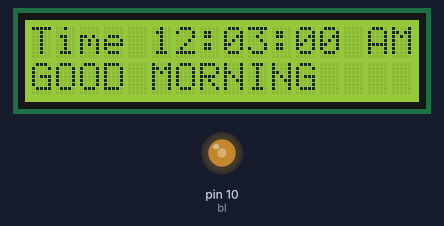
The sketch below on a simulated Arduino Uno, built with avr-gcc and run on an emulated ATmega328P. Parts: 16×2 character LCD, output pins drawn as LEDs (lit = HIGH). Pins used as bus, display or sensor lines are not drawn; what the sketch prints to the serial monitor is not drawn.

Above: at 0.2 s.
At 9.1 s:
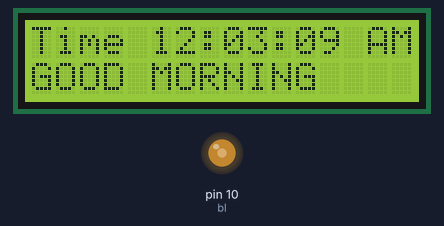
At 19.1 s:
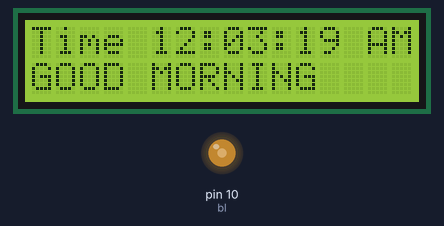
At 38.1 s:
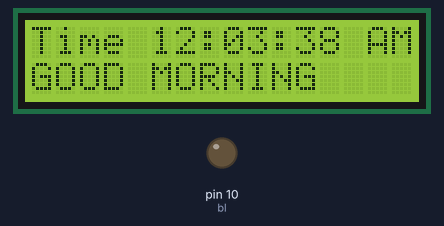
Timing chart, 0 to 39.6 s (numbered marks = the images above):
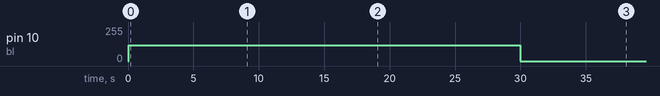

Measured:
- by itself, pin 10 (bl): 120/255 → 0/255 at 30.0 s
- what the display in image 0 shows lasts 1.0 s, from 0.1 s to 1.1 s
- what the display in image 1 shows lasts 1.0 s, from 9.1 s to 10.1 s

The sketch:

LCD_I2C_Clock_WithButton.ino
```cpp
/*----------------LCD_I2C_Clock_WithButton-------------------*/
/*-------------Source Code by---------------------------*/
/*------Modified & Adapted by Habib.m @Hab_mz-----------*/
/*-----------------------V1.1---------------------------*/

/*
 ###  simplest ever Arduino UNO digital clock  ###

 This clock needs only a 1602 LCD 2X16 and 2 push buttons

 No Potentiometer for contrast, no resistors for pull-up or backlight !!!!

 * The simplest clock ever made with a Arduino UNO *

 Button Functions:

 - short stroke on one of the buttons put Backlight on for 30 s

 Time settings
 - Press on H increments the Hours
 - Press on M increments the Minutes and resets the seconds
*/


#include "LiquidCrystal.h"

// This defines the LCD wiring to the DIGITALpins
const int rs = 2, en = 3, d4 = 4, d5 = 5, d6 = 6, d7 = 7;
LiquidCrystal lcd(rs, en, d4, d5, d6, d7);

// Digital LCD Constrast setting
int cs=9;// pin 9 for contrast PWM
const int contrast = 100;// default contrast

// initial Time display is 12:59:45 PM
int h=12;
int m=03;
int s=00;
int flag=0; //PM  1;pm   0;AM

// Time Set Buttons
int button1;
int button2;

// Pins definition for Time Set Buttons
int hs=0;// pin 0 for Hours Setting
int ms=1;// pin 1 for Minutes Setting

// Backlight Time Out
const int Time_light=150;
int bl_TO=Time_light;// Backlight Time-Out
int bl=10; // Backlight pin
const int backlight=120; // no more then 7mA !!!

// For accurate Time reading, use Arduino Real Time Clock and not just delay()
static uint32_t last_time, now = 0; // RTC


void setup()
{
  Serial.begin(9600);
  lcd.begin(16,2);
  pinMode(hs,INPUT_PULLUP);// avoid external Pullup resistors for Button 1
  pinMode(ms,INPUT_PULLUP);// and Button 2
  analogWrite(cs,contrast);// Adjust Contrast VO
  analogWrite(bl,backlight);// Turn on Backlight
  now=millis(); // read RTC initial value
}


void loop()
{
  lcd.begin(16,2);// every second
// Update LCD Display
// Print TIME in Hour, Min, Sec + AM/PM
 lcd.setCursor(0,0);
 lcd.print("Time ");
 Serial.print("Time ");
 if(h<10) lcd.print("0");Serial.print("0");// always 2 digits
 lcd.print(h);
 Serial.print(h);
 lcd.print(":");
 Serial.print(":");
 if(m<10) lcd.print("0");Serial.print("0");
 lcd.print(m);
 Serial.print(m);
 lcd.print(":");
 Serial.print(":");
 if(s<10) lcd.print("0");Serial.print("0");
 lcd.print(s);
 Serial.print(s);

 if(flag==0) lcd.print(" AM");Serial.print(" AM");
 if(flag==1) lcd.print(" PM");Serial.print(" PM");

 lcd.setCursor(0,1);// for Line 2
 lcd.print("GOOD MORNING");
 Serial.print("GOOD MORNING");


// improved replacement of delay(1000)
// Much better accuracy, no more dependant of loop execution time

for ( int i=0 ;i<5 ;i++)// make 5 time 200ms loop, for faster Button response
{

  while ((now-last_time)<200) //delay200ms
  {
    now=millis();
  }
 // inner 200ms loop
 last_time=now; // prepare for next loop

 // read Setting Buttons
 button1=digitalRead(hs);// Read Buttons
 button2=digitalRead(ms);

 //Backlight time out
 bl_TO--;
 if(bl_TO==0)
 {
  analogWrite(bl,0);// Backlight OFF
  bl_TO++;
 }

 // Hit any to activate Backlight
 if(  ((button1==0)|(button2==0)) & (bl_TO==1)  )
 {
  bl_TO=Time_light;
  analogWrite(bl,backlight);
  // wait until Button released
  while ((button1==0)|(button2==0))
  {
   button1=digitalRead(hs);// Read Buttons
   button2=digitalRead(ms);
  }
 }
 else
 // Process Button 1 or Button 2 when hit while Backlight on
 {
  if(button1==0){
   h=h+1;
   bl_TO=Time_light;
   analogWrite(bl,backlight);
  }

 if(button2==0){
  s=0;
  m=m+1;
  bl_TO=Time_light;
  analogWrite(bl,backlight);
  }

/* ---- manage seconds, minutes, hours am/pm overflow ----*/
 if(s==60){
  s=0;
  m=m+1;
 }
 if(m==60)
 {
  m=0;
  h=h+1;
 }
 if(h==13)
 {
  h=1;
  flag=flag+1;
  if(flag==2)flag=0;
 }


 if((button1==0)|(button2==0))// Update display if time set button pressed
 {
  // Update LCD Display
  // Print TIME in Hour, Min, Sec + AM/PM
  lcd.setCursor(0,0);
  lcd.print("Time ");
  if(h<10)lcd.print("0");// always 2 digits
  lcd.print(h);
  lcd.print(":");
  if(m<10)lcd.print("0");
  lcd.print(m);
  lcd.print(":");
  if(s<10)lcd.print("0");
  lcd.print(s);

  if(flag==0) lcd.print(" AM");
  if(flag==1) lcd.print(" PM");

  lcd.setCursor(0,1);// for Line 2
  lcd.print("lcd clock");
 }


 } // end if else
}// end for


// outer 1000ms loop

 s=s+1; //increment sec. counting


// ---- manage seconds, minutes, hours am/pm overflow ----
 if(s==60){
  s=0;
  m=m+1;
 }
 if(m==60)
 {
  m=0;
  h=h+1;
 }
 if(h==13)
 {
  h=1;
  flag=flag+1;
  if(flag==2)flag=0;
 }


// Loop end
}
```
